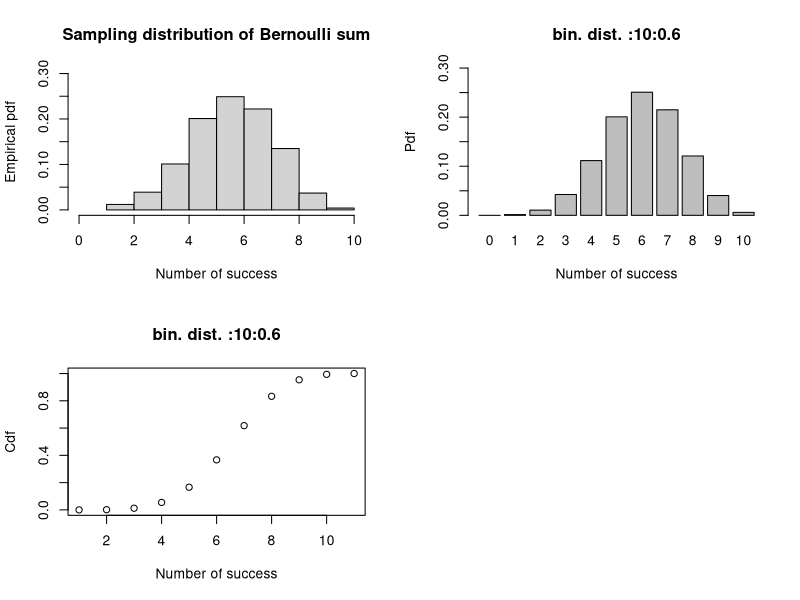
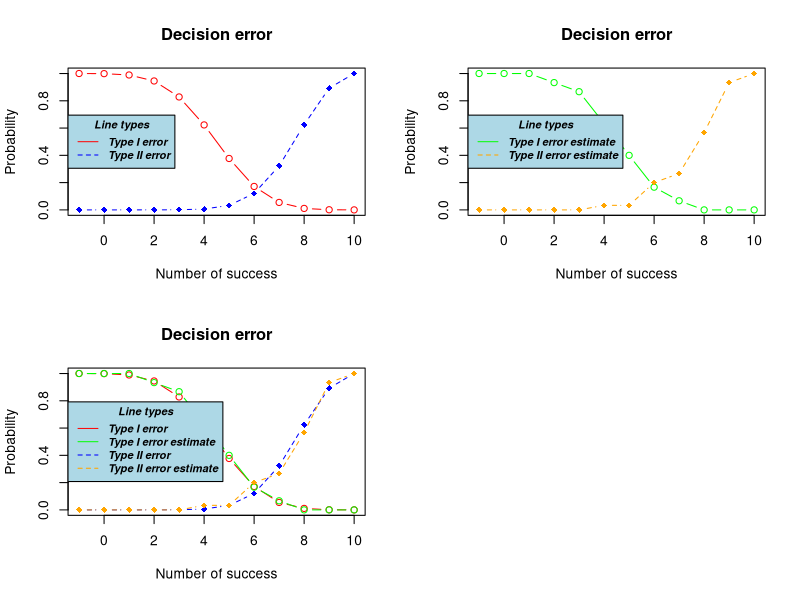

Write R code to recreate these figures, in order.
# Author: Lionel Fillatre
# Lecture: Data Valorization

# Question 1:
# It is a trivial recall.

# Quesion 2:
# This is a theoretical question.
# You have just to calculate the likelihood ratio test.
# A short calculation shows that the test is:
# Decide p_0 is Y <= h
# Decide p_1 if Y>h

# Question 3:
# The distribution is a binomial distribution.

# Question 4:
n <- 10            
k <- 1000 # number of samples
p0 <- 0.6 

# Generation of the samples
x = matrix(rbinom(n*k,1,p0),n,k) 
x.mean = apply(x,2,sum)
std <- sqrt(n*p0*(1-p0))
mu <- n*p0

par(mfrow=c(2,2))
# The empirical distribution of the sum of Bernoulli variables (just to recall how to plot an histogram)
x.down = 0; x.up = n; y.up = 0.3
hist(x.mean,
     xlab="Number of success",
     ylab="Empirical pdf",
     prob= T,
     xlim= c(x.down,x.up),ylim= c(0,y.up),
     breaks=n,
     main= 'Sampling distribution of Bernoulli sum')

# The theoretical binomial pdf (just to recall the pdf)
thpdf <- dbinom(0:n,size=n,prob=p0)
barplot(thpdf,
        xlab="Number of success",
        ylab="Pdf",
        ylim= c(0,y.up),
        names.arg=0:n,
        main=sprintf(paste('bin. dist. ',n,p0,sep=':')))

# The theoretical binomial cdf
thcdf <- pbinom(0:n,size=n,prob=p0)
plot(thcdf, 
     xlab="Number of success", 
     ylab="Cdf",
     main=sprintf(paste('bin. dist. ',n,p0,sep=':')))

# It is straightforward to plot the pdf for p=0.2 and some other values of n!

# Question 5:
# As shown in the lecture, the threshold depends on the inverse
# of the cdf.


# Question 6:
# The cdf is not a continuous function!
# Its inverse is not continuous.
# Hence, it is not possible to achieve any value of alpha.

# Question 7:
# The possible thresholds are -1,0,1,2,...,n
# Other thresholds will lead to the same set of error probabilities.
# For each threshold, we compute the error probabilities.
# The following vector contains all the possible values of type I errors
errI <- 1-pbinom(-1:n,size=n,prob=0.5)
errII <- pbinom(-1:n,size=n,prob=0.8)

par(mfrow=c(2,2))

plot(-1:n,errI, type="b", pch=1, col="red", 
     xlab="Number of success", ylab="Probability",main="Decision error")
lines(-1:n,errII,pch=18, col="blue", type="b", lty=2)
legend("left", legend=c("Type I error", "Type II error"),
       col=c("red", "blue"), lty=1:2, cex=0.8,
       title="Line types", text.font=4, bg='lightblue')

# Question 8:
k <- 30 # number of samples
# We choose a very small number of samples to see 
# the gap between the estimates and the true value.
# With 1000 samples, the gap is almost invisible.
x0 = matrix(rbinom(n*k,1,0.5),n,k) 
x0.mean = apply(x0,2,sum)
x1 = matrix(rbinom(n*k,1,0.8),n,k) 
x1.mean = apply(x1,2,sum)

# Question 9:
# We compare the errors for all the possible thresholds.
Fn0 <- ecdf(x0.mean)
errIhat <- 1-Fn0(-1:n)  
Fn1 <- ecdf(x1.mean)
errIIhat <- Fn1(-1:n)  

plot(-1:n,errIhat, type="b", pch=1, col="green", 
     xlab="Number of success", ylab="Probability",main="Decision error")
lines(-1:n,errIIhat,pch=18, col="orange", type="b", lty=2)
legend("left", legend=c("Type I error estimate", "Type II error estimate"),
       col=c("green", "orange"), lty=1:2, cex=0.8,
       title="Line types", text.font=4, bg='lightblue')

# Question 10:
# We compare the errors for all the possible thresholds.
plot(-1:n,errI, type="b", pch=1, col="red", 
     xlab="Number of success", ylab="Probability",main="Decision error")
lines(-1:n,errIhat,pch=1, col="green", type="b", lty=1)
lines(-1:n,errII,pch=18, col="blue", type="b", lty=2)
lines(-1:n,errIIhat,pch=18, col="orange", type="b", lty=2)
legend("left", legend=c("Type I error", "Type I error estimate",
                        "Type II error", "Type II error estimate"),
       col=c("red", "green","blue", "orange"), lty=c(1,1,2,2), cex=0.8,
       title="Line types", text.font=4, bg='lightblue')

